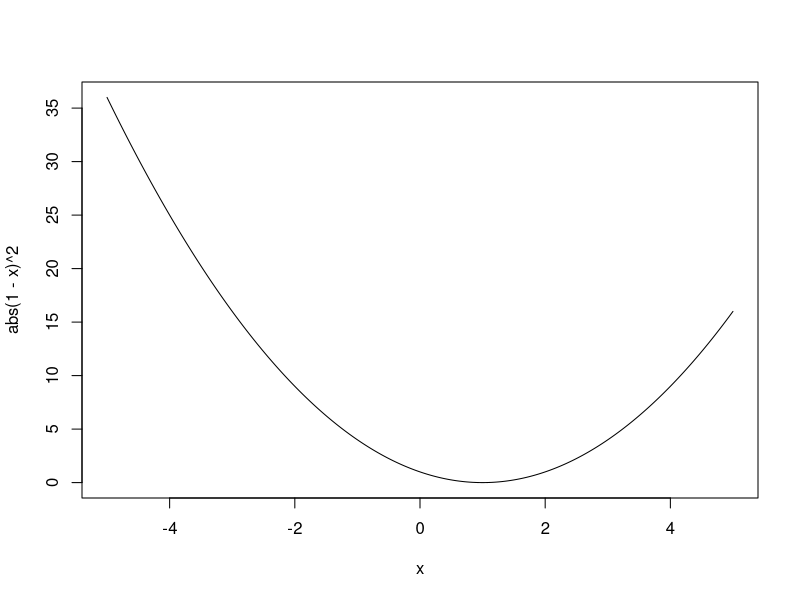
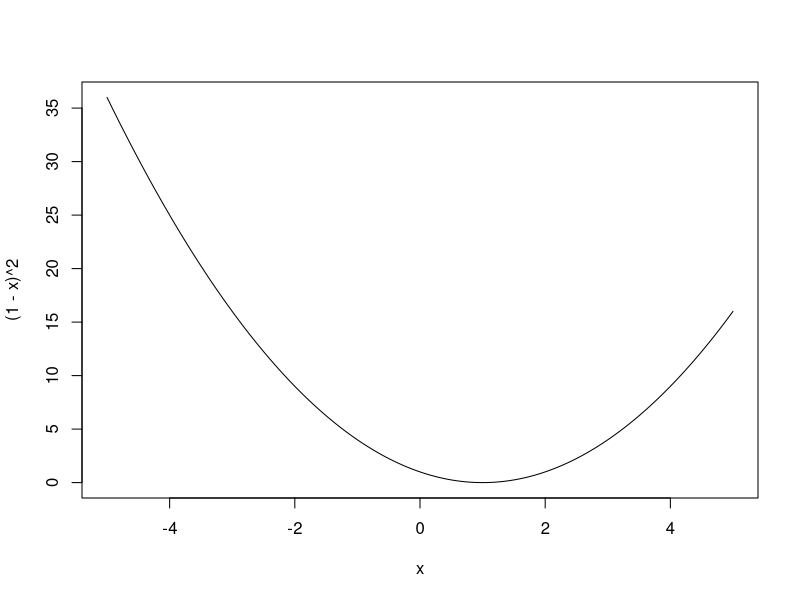
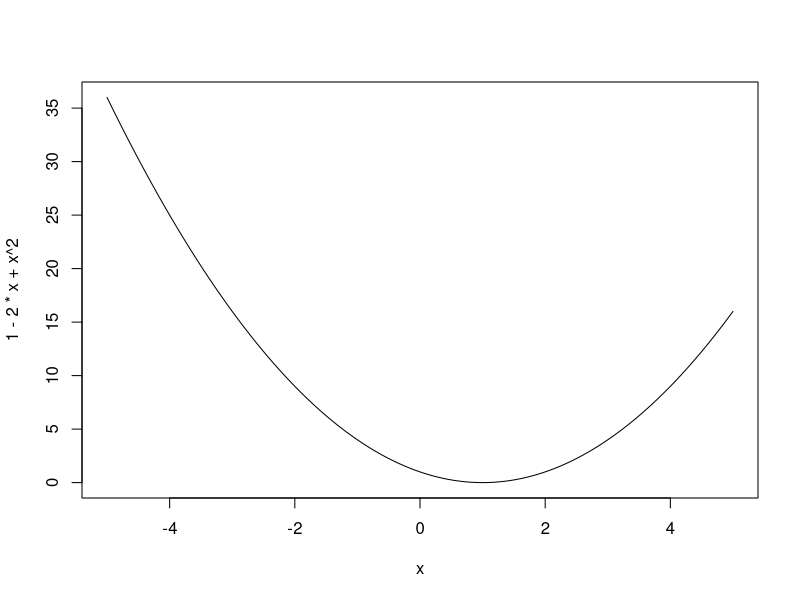

The R script that drew these images, in order:
dy <- function(y, x, beta) {
  exp(-2*max(1 - y*t(x) %*% beta, 0))/
    (exp(-2*max(1 - y*t(x) %*% beta, 0)) + exp(-2*max(1 + y*t(x) %*% beta, 0)))
}


x <- rnorm(10)
beta <- rnorm(10)
dy(-1, x, beta) + dy(1, x, beta)



x <- seq(-5, 5, 0.01)
plot(x, abs(1 - x)^2, type="l")
plot(x, (1 - x)^2, type="l")
plot(x, 1 - 2*x + x^2, type="l")
sum(abs(1 - x)^2!=(1 - x)^2)

